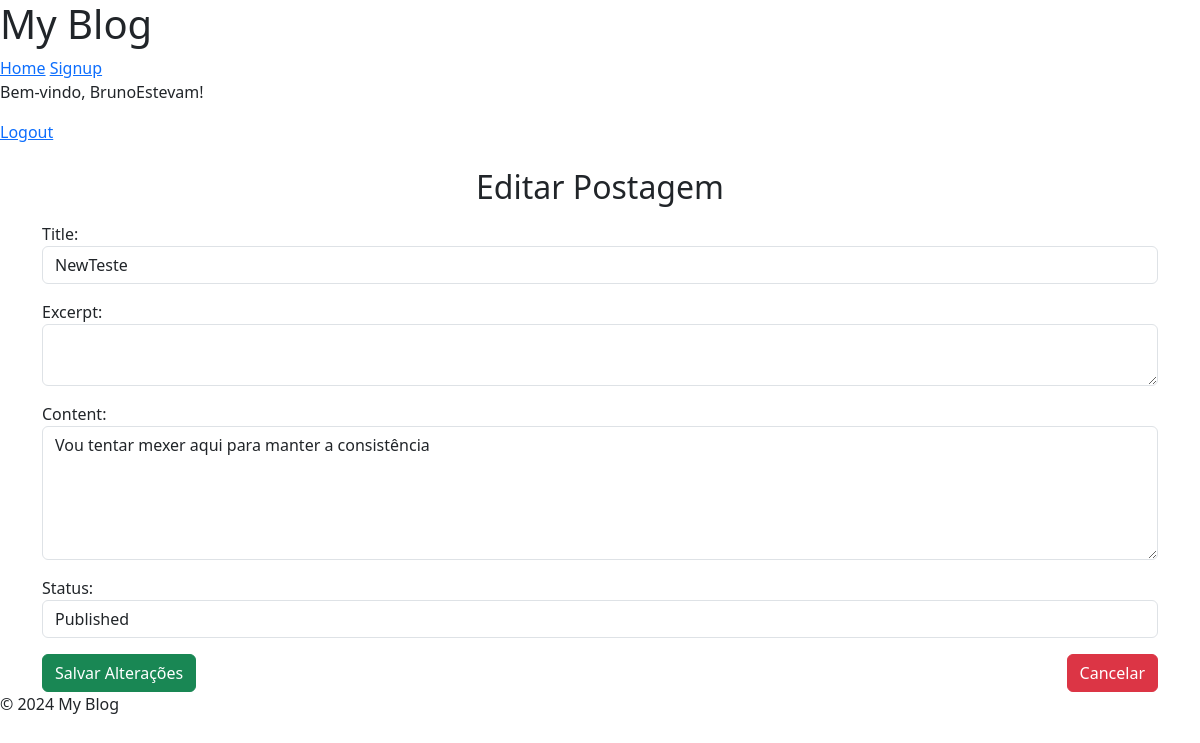
Page /confort_zone/edit/ (signed in) on the earlier database version.
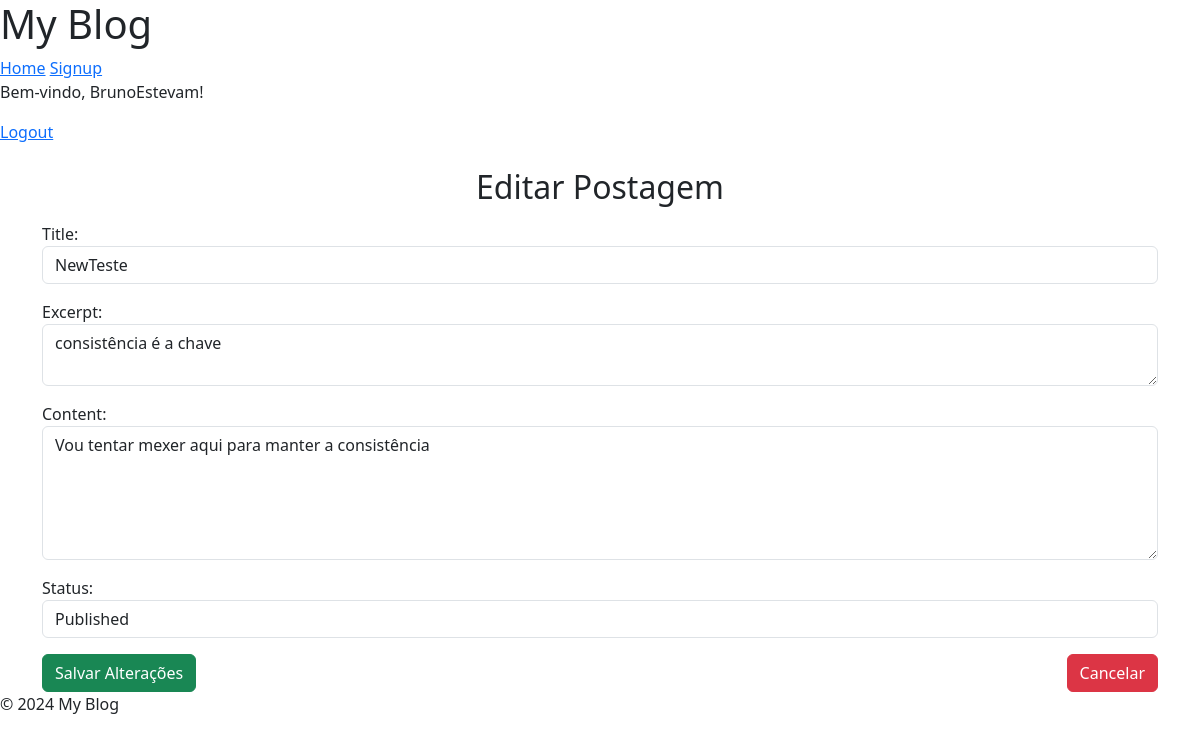
Same page on the later database version.
### blog/models.py (models this page shows, shortened)
class Post(models.Model):
    class NewManager(models.Manager):
        def get_queryset(self):
            return super().get_queryset().filter(status='published')
    options = (
        ('draft', 'Draft'),
        ('published', 'Published'),
    )
    title = models.CharField(max_length=255)
    excerpt = models.TextField(null=True)
    slug = models.SlugField(max_length=255, unique_for_date='publish', blank=True)
    publish = models.DateTimeField(default=timezone.now)
    author = models.ForeignKey(User, on_delete=models.CASCADE, related_name='blog_posts')
    content = models.TextField()
    status = models.CharField(max_length=10, choices=options, default='draft')
    objects = models.Manager()
    newmanager = NewManager()
    class Meta:
        ordering = ('-publish',)

### blog/views.py (the view)
# urls.py: path('<slug:post_slug>/edit/', views.edit_post, name='edit_post'),
@login_required
def edit_post(request, post_slug):
    post = get_object_or_404(Post, slug=post_slug, author=request.user)
    if request.method == 'POST':
        form = PostForm(request.POST, instance=post)
        if form.is_valid():
            form.save()
            messages.success(request, "Postagem atualizada com sucesso!")
            return redirect('blog:post_single', post_slug=post.slug)
    else:
        form = PostForm(instance=post)
    return render(request, 'blog/edit_post.html', {'form': form, 'post': post})

### blog/forms.py
class PostForm(forms.ModelForm):
    class Meta:
        model = Post
        fields = ['title', 'excerpt', 'content', 'status']
        widgets = {
            'title': forms.TextInput(attrs={'class': 'form-control'}),
            'excerpt': forms.Textarea(attrs={'class': 'form-control', 'rows': 2}),
            'content': forms.Textarea(attrs={'class': 'form-control', 'rows': 5}),
            'status': forms.Select(attrs={'class': 'form-control'}),
        }

### blog/templates/blog/edit_post.html (shortened to what this page needs)
{% extends "base_generic.html" %}
{% block content %}
<div class="container mt-4">
    <h2 class="text-center">Editar Postagem</h2>
    <form method="POST" class="mt-3">
        <div class="mb-3">
            {{ form.as_p }}
        </div>
        <div class="d-flex justify-content-between">
            <button type="submit" class="btn btn-success">Salvar Alterações</button>
            <a href="{% url 'blog:post_single' post.slug %}" class="btn btn-danger">Cancelar</a>
        </div>
    </form>
</div>
{% endblock %}

Differences in the rows shown:
changed Post "NewTeste": excerpt (not shown) → "consistência é a chave"
